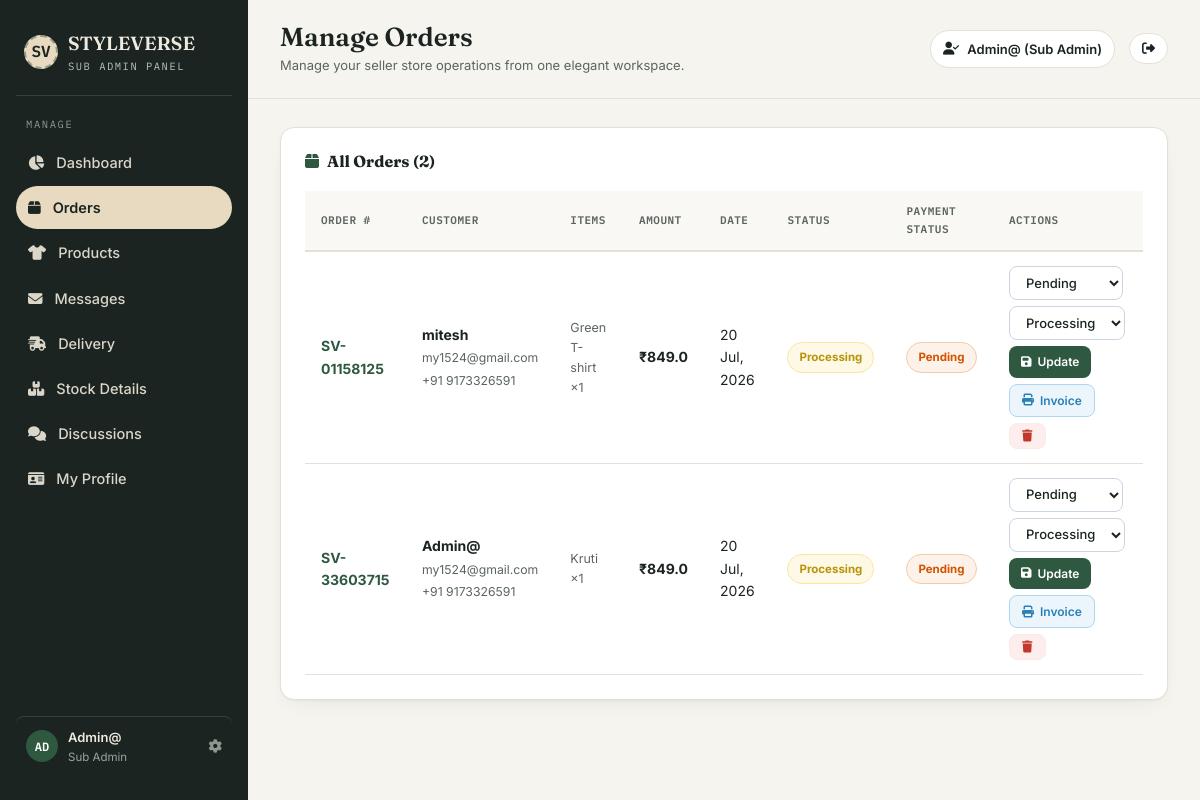
The app's page /admin-panel/orders/ (signed in), older data.
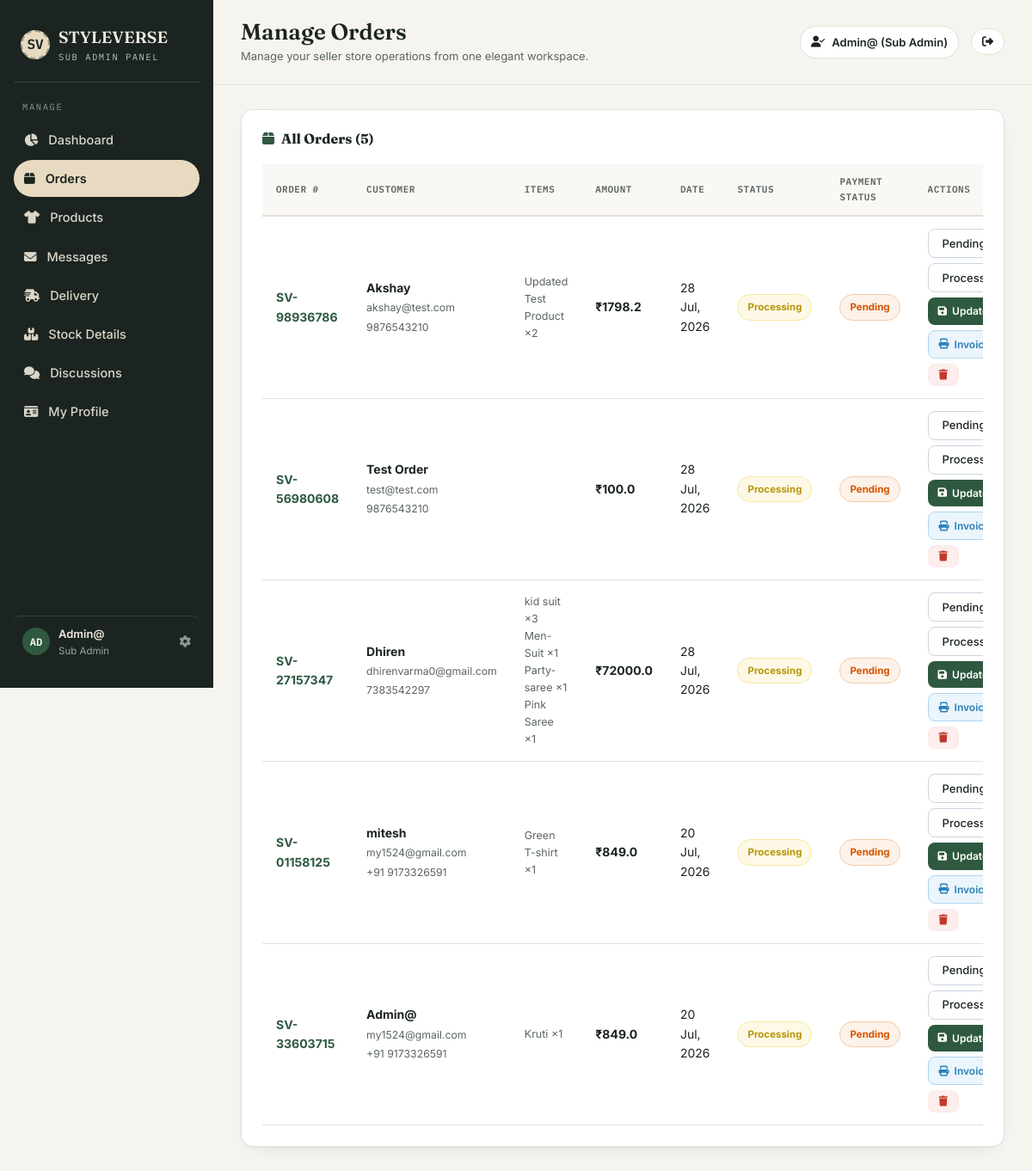
The same page, newer data.
### shopapp/models.py (models this page shows, shortened)
class Order(models.Model):
    PAYMENT_METHOD_CHOICES = [
        ('cash_on_delivery', 'Cash on Delivery'),
        ('debit_card', 'Debit Card'),
        ('upi', 'UPI / Google Pay'),
        ('net_banking', 'Net Banking'),
        ('paypal', 'PayPal'),
    ]
    PAYMENT_STATUS_CHOICES = [
        ('pending', 'Pending'),
        ('completed', 'Completed'),
        ('cancelled', 'Cancelled'),
    ]
    ORDER_STATUS_CHOICES = [
        ('processing', 'Processing'),
        ('shipped', 'Shipped'),
        ('delivered', 'Delivered'),
        ('cancelled', 'Cancelled'),
    ]
    user            = models.ForeignKey(User, on_delete=models.CASCADE, related_name='orders')
    order_number    = models.CharField(max_length=20, unique=True, blank=True)
    name            = models.CharField(max_length=100)
    email           = models.EmailField(max_length=100)
    phone           = models.CharField(max_length=20)
    address         = models.TextField()
    city            = models.CharField(max_length=100)
    state           = models.CharField(max_length=100)
    country         = models.CharField(max_length=100, default='India')
    pincode         = models.CharField(max_length=10)
    payment_method  = models.CharField(max_length=30, choices=PAYMENT_METHOD_CHOICES, default='cash_on_delivery')
    payment_status  = models.CharField(max_length=20, choices=PAYMENT_STATUS_CHOICES, default='pending')
    status          = models.CharField(max_length=20, choices=ORDER_STATUS_CHOICES, default='processing')
    courier_partner = models.CharField(max_length=100, default='STYLEVERSE Express', blank=True)
    tracking_number = models.CharField(max_length=100, blank=True, default='')
    estimated_delivery = models.DateField(null=True, blank=True)
    delivery_notes  = models.TextField(blank=True, default='')
    subtotal        = models.FloatField(default=0)
    discount        = models.FloatField(default=0)
    shipping_cost   = models.FloatField(default=0)
    total_price     = models.FloatField(default=0)
    order_date      = models.DateTimeField(auto_now_add=True)
    updated_date    = models.DateTimeField(null=True, blank=True)
    class Meta:
        ordering = ['-order_date']
    def get_status_display(self):
        return dict(self.ORDER_STATUS_CHOICES).get(self.status, self.status)
    def get_payment_status_display(self):
        return dict(self.PAYMENT_STATUS_CHOICES).get(self.payment_status, self.payment_status)

class OrderItem(models.Model):
    order        = models.ForeignKey(Order, on_delete=models.CASCADE, related_name='items')
    product_name = models.CharField(max_length=200)
    brand_name   = models.CharField(max_length=100, default='STYLEVERSE')
    quantity     = models.PositiveIntegerField(default=1)
    unit_price   = models.FloatField()
    size         = models.CharField(max_length=10, blank=True)
    color        = models.CharField(max_length=30, blank=True)

### subadmin/views.py (the view, shortened to what this page needs)
# urls.py: path('orders/', views.admin_orders, name='admin_orders'),
@admin_required
def admin_orders(request):
    all_orders = Order.objects.all().prefetch_related('items').order_by('-order_date')
    return render(request, 'sub-admin/orders.html', {'orders': all_orders})

### shopapp/context_processors.py (called while the page is built)
def cart_context(request):
    cart = request.session.get('cart', {})
    cart_count = sum(item.get('quantity', 0) for item in cart.values())
    return {'cart_count': cart_count}

def wishlist_context(request):
    wishlist_count = 0
    if request.user.is_authenticated:
        wishlist_count = Wishlist.objects.filter(user=request.user).count()
    return {'wishlist_count': wishlist_count}

def admin_approval_context(request):
    pending_approval_count = 0
    if request.user.is_authenticated and (request.user.is_staff or request.user.is_superuser):
        if request.user.is_superuser:
            pending_approval_count = ProductRequest.objects.filter(status='pending').count()
        else:
            pending_approval_count = ProductRequest.objects.filter(user=request.user, status='pending').count()
    return {'pending_approval_count': pending_approval_count}

### templates/sub-admin/orders.html (shortened to what this page needs)
{% extends 'sub-admin/sub_base.html' %}
{% block page_title %}Manage Orders{% endblock %}
{% block content %}
<div class="adm-table-wrap">
  <div class="adm-table-header">
    <h3><i class="fa fa-box" style="color:var(--adm-accent);margin-right:8px;"></i>All Orders ({{ orders|length }})</h3>
  </div>
  <div style="overflow-x:auto;">
    <table class="adm-table">
      <thead>
        <tr>
          <th>Order #</th>
          <th>Customer</th>
          <th>Items</th>
          <th>Amount</th>
          <th>Date</th>
          <th>Status</th>
          <th>Payment Status</th>
          <th>Actions</th>
        </tr>
      </thead>
      <tbody>
        {% for order in orders %}
        <tr>
          <td style="color:var(--adm-accent);font-weight:700;">{{ order.order_number }}</td>
          <td>
            <strong>{{ order.name }}</strong><br>
            <small style="color:var(--adm-muted);">{{ order.email }}</small><br>
            <small style="color:var(--adm-muted);">{{ order.phone }}</small>
          </td>
          <td>
            <div class="adm-order-items">
              {% for item in order.items.all %}
              {{ item.product_name }} ×{{ item.quantity }}<br>
              {% endfor %}
            </div>
          </td>
          <td style="font-weight:700;">₹{{ order.total_price }}</td>
          <td>{{ order.order_date|date:"d M, Y" }}</td>
          <td><span class="adm-badge badge-{{ order.status }}">{{ order.get_status_display }}</span></td>
          <td><span class="adm-badge badge-{{ order.payment_status }}">{{ order.get_payment_status_display }}</span>
          </td>
          <td>
            <form method="POST" action="{% url 'admin_orders' %}" style="display:flex;flex-direction:column;gap:6px;">
              <div style="display:flex;gap:6px;flex-wrap:wrap;">
                <select name="update_payment" class="adm-select">
                  <option value="pending" {% if order.payment_status == "pending" %}selected{% endif %}>Pending</option>
                </select>
                <select name="update_status" class="adm-select">
                  <option value="processing" {% if order.status == "processing" %}selected{% endif %}>Processing</option>
                </select>
              </div>
              <div style="display:flex;gap:6px;flex-wrap:wrap;">
                <button type="submit" name="update_order" class="adm-action-btn btn-update">
                  <i class="fa fa-save"></i> Update
                </button>
                <a href="{% url 'admin_invoice' order.pk %}" target="_blank" class="adm-action-btn btn-invoice">
                  <i class="fa fa-print"></i> Invoice
                </a>
                <a href="{% url 'admin_orders' %}?delete={{ order.pk }}"
                  onclick="return confirm('Delete Order #{{ order.order_number }}?');"
                  class="adm-action-btn btn-delete">
                  <i class="fa fa-trash"></i>
                </a>
              </div>
            </form>
          </td>
        </tr>
        {% endfor %}
      </tbody>
    </table>
  </div>
</div>
{% endblock %}

### templates/sub-admin/sub_base.html (shortened to what this page needs)
{% load static %}
<!DOCTYPE html>
<html lang="en">
<head>
  <link rel="stylesheet" href="https://cdnjs.cloudflare.com/ajax/libs/font-awesome/6.5.0/css/all.min.css">
  <link href="https://cdn.jsdelivr.net/npm/bootstrap@5.3.0/dist/css/bootstrap.min.css" rel="stylesheet">
  <link rel="stylesheet" href="{% static 'css/styleverse.css' %}">
</head>
<body>
  <div class="app">
    <aside class="sidebar">
      <a href="{% url 'admin_index' %}" class="brand" title="Sub-Admin Dashboard">
        <div class="brand-mark">SV</div>
        <div class="brand-text">
          <div class="name">STYLEVERSE</div>
          <div class="tag">Sub Admin Panel</div>
        </div>
      </a>
      <div class="nav-label">Manage</div>
      <nav class="nav">
        <a href="{% url 'admin_index' %}" class="{% if request.resolver_match.url_name == 'admin_index' %}active{% endif %}">
          <span class="icon"><i class="fa fa-chart-pie"></i></span>Dashboard
        </a>
        <a href="{% url 'admin_orders' %}" class="{% if request.resolver_match.url_name == 'admin_orders' %}active{% endif %}">
          <span class="icon"><i class="fa fa-box"></i></span>Orders
        </a>
        <a href="{% url 'admin_products' %}" class="{% if request.resolver_match.url_name == 'admin_products' %}active{% endif %}">
          <span class="icon"><i class="fa fa-tshirt"></i></span>Products
        </a>
        <a href="{% url 'admin_messages' %}" class="{% if request.resolver_match.url_name == 'admin_messages' %}active{% endif %}">
          <span class="icon"><i class="fa fa-envelope"></i></span>Messages
        </a>
        <a href="{% url 'admin_delivery' %}" class="{% if request.resolver_match.url_name == 'admin_delivery' %}active{% endif %}">
          <span class="icon"><i class="fa fa-truck-fast"></i></span>Delivery
        </a>
        <a href="{% url 'admin_stock' %}" class="{% if request.resolver_match.url_name == 'admin_stock' %}active{% endif %}">
          <span class="icon"><i class="fa fa-boxes-stacked"></i></span>Stock Details
        </a>
        <a href="{% url 'admin_discussions' %}" class="{% if request.resolver_match.url_name == 'admin_discussions' %}active{% endif %}">
          <span class="icon"><i class="fa fa-comments"></i></span>Discussions
        </a>
        <a href="{% url 'admin_profile' %}" class="{% if request.resolver_match.url_name == 'admin_profile' %}active{% endif %}">
          <span class="icon"><i class="fa fa-id-card"></i></span>My Profile
        </a>
      </nav>
      <a href="{% url 'admin_profile' %}" class="sidebar-footer {% if request.resolver_match.url_name == 'admin_profile' %}active{% endif %}" title="View & Edit Profile">
        <div class="avatar-sm">{{ request.user.username|slice:':2'|upper }}</div>
        <div style="flex:1; min-width:0;">
          <div class="who">{{ request.user.get_full_name|default:request.user.username }}</div>
          <div class="role">Sub Admin</div>
        </div>
        <i class="fa fa-gear" style="font-size:13.5px; color:#8C978F; margin-left:auto;"></i>
      </a>
    </aside>
    <div class="main">
      <header class="topbar">
        <div>
          <h1>{% block page_title %}Sub-Admin Dashboard{% endblock %}</h1>
          <div class="sub">{% block page_subtitle %}Manage your seller store operations from one elegant workspace.{% endblock %}</div>
        </div>
        <div class="topbar-right">
          <a href="{% url 'admin_profile' %}" class="topbar-pill" title="My Profile" style="text-decoration:none; cursor:pointer;">
            <i class="fa fa-user-check"></i>
            {{ request.user.username }} (Sub Admin)
          </a>
          <a href="{% url 'logout' %}" class="topbar-pill" title="Logout">
            <i class="fa fa-sign-out-alt"></i>
          </a>
        </div>
      </header>
      <main class="content">
        {% block content %}{% endblock %}
      </main>
    </div>
  </div>
</body>
</html>

### static/css/styleverse.css (style rules this page uses)
:root { --sv-black: #1a1a2e; --sv-dark: #16213e; --sv-accent: #c0a36e; --sv-accent2: #e8d5b7; --sv-white: #ffffff; --sv-light: #f8f7f4; --sv-gray: #e5e5e5; --sv-muted: #888; --sv-danger: #e74c3c; --sv-success: #27ae60; --sv-warning: #f39c12; --sv-radius: 12px; --sv-shadow: 0 4px 24px rgba(0, 0, 0, .08); --sv-font: 'Inter', sans-serif; --sv-font-display: 'Outfit', sans-serif; }
*, *::before, *::after { margin: 0; padding: 0; box-sizing: border-box; }
html, body { width: 100%; overflow-x: hidden; }
body { font-family: var(--sv-font); color: var(--sv-black); background: var(--sv-white); line-height: 1.6; }
a { text-decoration: none; color: inherit; }

### templates/sub-admin/orders.html (style rules this page uses)
.adm-action-btn { padding: 6px 12px; border-radius: 8px; font-size: 12px; font-weight: 600; cursor: pointer; border: none; text-decoration: none; transition: .2s; display: inline-flex; align-items: center; gap: 6px; }
.btn-update { background: #2E5940; color: #FFFFFF; }
.btn-delete { background: #FDEDEC; color: #C0392B; border: 1px solid #F9EBEA; }
.btn-invoice { background: #EBF5FB; color: #2980B9; border: 1px solid #AED6F1; }
.adm-order-items { font-size: 12.5px; color: #5B6560; line-height: 1.6; }

Row changes from the older to the newer data that the page shows:
added Order: order_number "SV-98936786", name "Akshay", email "akshay@test.com", phone "9876543210", total_price "1798.2", order_date "28 Jul, 2026", status "Processing", payment_status "Pending", update_payment "Pending", update_status "Processing"
added OrderItem: product_name "Updated Test Product", quantity "2", shown under "SV-98936786"
added Order: order_number "SV-56980608", name "Test Order", email "test@test.com", phone "9876543210", total_price "100.0", order_date "28 Jul, 2026", status "Processing", payment_status "Pending", update_payment "Pending", update_status "Processing"
added Order: order_number "SV-27157347", name "Dhiren", email "dhirenvarma0@gmail.com", phone "7383542297", total_price "72000.0", order_date "28 Jul, 2026", status "Processing", payment_status "Pending", update_payment "Pending", update_status "Processing"
added OrderItem: product_name "kid suit", quantity "3", shown under "SV-27157347"
added OrderItem: product_name "Men-Suit", quantity "1", shown under "SV-27157347"
added OrderItem: product_name "Party-saree", quantity "1", shown under "SV-27157347"
added OrderItem: product_name "Pink Saree", quantity "1", shown under "SV-27157347"
Text that changed along with them:
{{ orders|length }}: "2" → "5"
